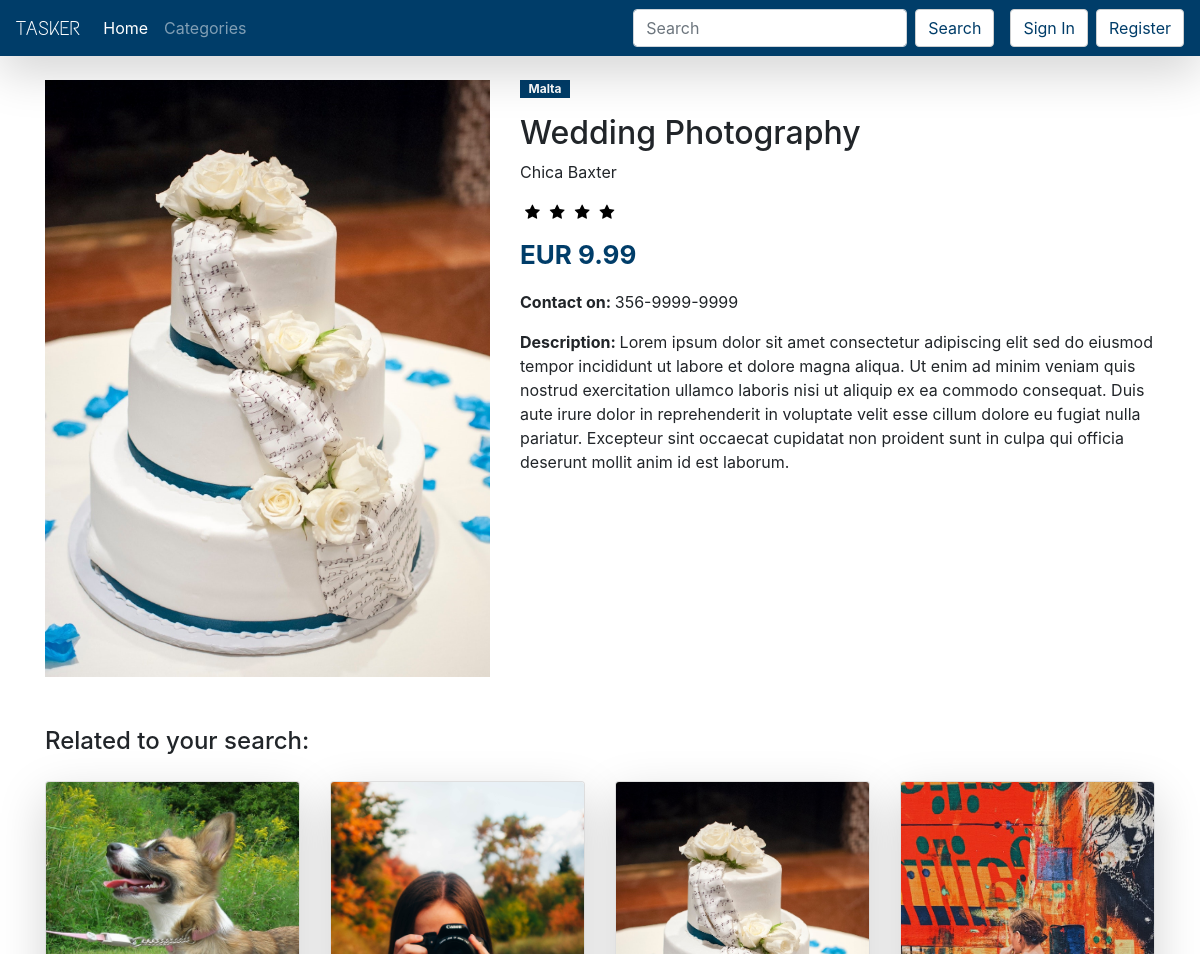
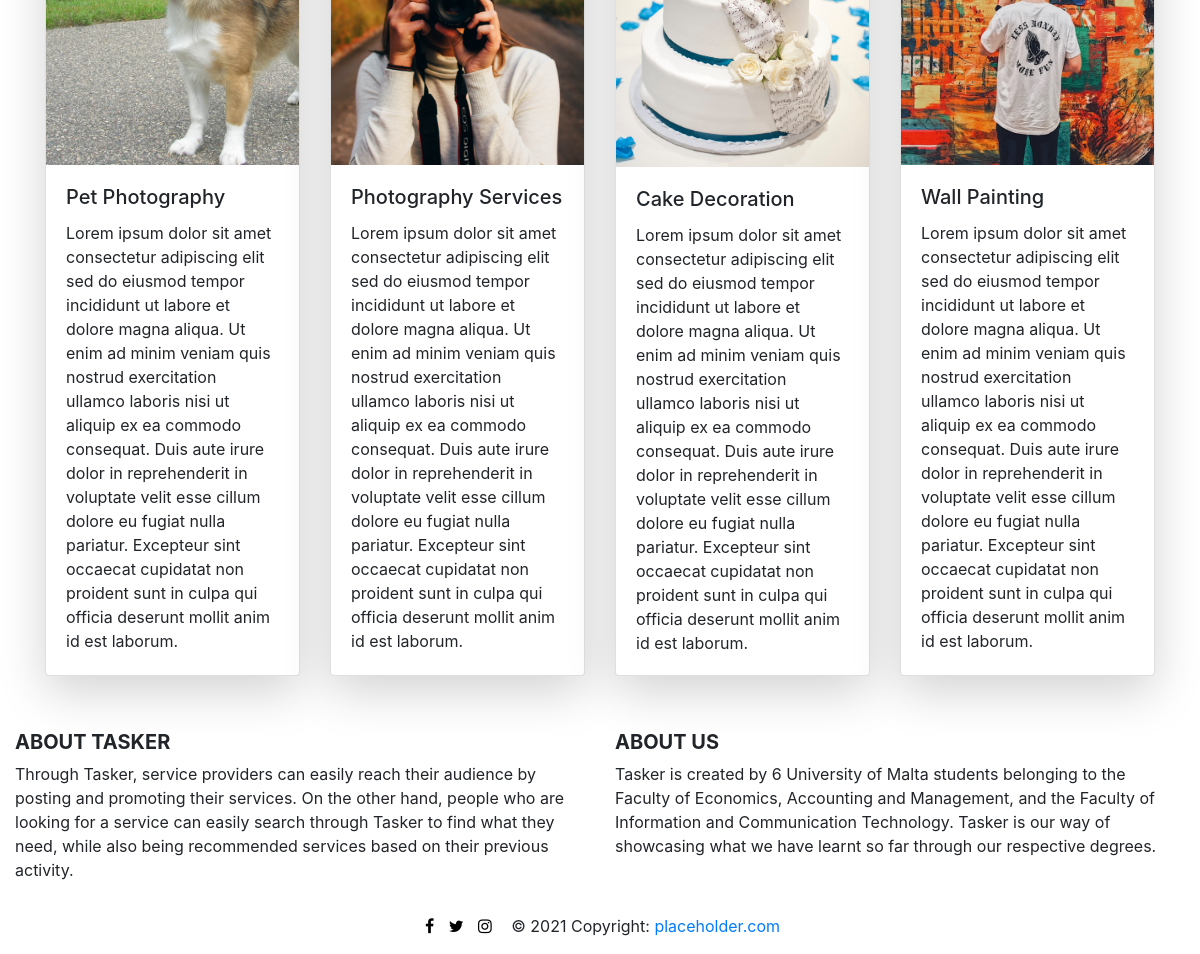
/ProductPage/productpage.php?serviceid=103, run on the app's committed database (2 pictures, top to bottom).
### tables this page shows
CREATE TABLE `servicetable` (
  `ageGroup0` int(7) NOT NULL DEFAULT '0',
  `ageGroup1` int(7) NOT NULL DEFAULT '0',
  `ageGroup2` int(7) NOT NULL DEFAULT '0',
  `ageGroup3` int(7) NOT NULL DEFAULT '0',
  `ageGroup4` int(7) NOT NULL DEFAULT '0',
  `ageGroup5` int(7) NOT NULL DEFAULT '0',
  `category` varchar(255) NOT NULL,
  `country` tinytext NOT NULL,
  `description` mediumtext,
  `email` tinytext NOT NULL,
  `id` int(11) NOT NULL,
  `images` mediumtext NOT NULL,
  `isPremium` tinyint(1) NOT NULL,
  `latitude` decimal(4,4) NOT NULL DEFAULT '0.0000',
  `location` mediumtext NOT NULL,
  `longitude` decimal(4,4) NOT NULL DEFAULT '0.0000',
  `mobile` varchar(15) DEFAULT NULL,
  `popularity` decimal(9,2) NOT NULL DEFAULT '0.00',
  `price` decimal(13,2) NOT NULL,
  `rating` decimal(2,1) NOT NULL DEFAULT '0.0',
  `telephone` varchar(15) DEFAULT NULL,
  `title` tinytext NOT NULL,
  `userId` int(11) NOT NULL
);

CREATE TABLE `usertable` (
  `address` mediumtext,
  `bio` text,
  `country` tinytext NOT NULL,
  `dateOfBirth` date NOT NULL,
  `description` mediumtext,
  `email` tinytext NOT NULL,
  `firstName` tinytext NOT NULL,
  `id` int(11) NOT NULL,
  `joinDate` date NOT NULL,
  `lastName` tinytext NOT NULL,
  `likes` longtext,
  `mobile` varchar(15) DEFAULT NULL,
  `password` longtext NOT NULL,
  `picture` tinytext,
  `telephone` varchar(15) DEFAULT NULL
);

### ProductPage/productpage.php (the view, shortened to what this page needs)
<?php
    include 'server.php';
?>
<!doctype html>
<html lang="en">
    <head>
        <link rel="stylesheet" href="https://stackpath.bootstrapcdn.com/bootstrap/4.4.1/css/bootstrap.min.css">
        <link href="style.css" rel="stylesheet">
        <link href="https://stackpath.bootstrapcdn.com/font-awesome/4.7.0/css/font-awesome.min.css" rel="stylesheet">
    </head>
    <body>
        <nav class="navbar shadow-lg sticky-top navbar-expand-lg navbar-dark" style="background-color: #003d69">
            <a class="navbar-brand logo" href="home.php">TASKER</a>
            <div class="collapse navbar-collapse" id="navbarSupportedContent">
                <ul class="navbar-nav mr-auto">
                    <li class="nav-item active">
                        <a class="nav-link" href="home.php">Home <span class="sr-only">(current)</span></a>
                    </li>
                    <li class="nav-item">
                        <a class="nav-link" href="categories.php">Categories</a>
                    </li>
                </ul>
                <form class="form-inline my-2 my-lg-0 mr-3">
                    <input class="form-control mr-sm-2" type="search" placeholder="Search" aria-label="Search">
                    <button class="btn btn-light my-2 my-sm-0" type="submit">Search</button>
                </form>
                <?php
                    if(isset($_SESSION['userId'])){
                        echo "<form method = \"POST\">
                        <button name=\"signout-button\" type=\"submit\" class=\"btn btn-outline-light my-2 my-sm-0 mr-2\">Sign Out</button>
                        </form>";
                    }
                    else{
                        echo "<a type=\"button\" class=\"btn btn-outline-light my-2 my-sm-0 mr-2\" href=\"signin.php\">Sign In</a>
                        <a type=\"button\" class=\"btn btn-outline-light my-2 my-sm-0\" href=\"register.php\">Register</a>";
                    }
                ?>
            </div>
        </nav>
        <div class="container mt-4">
            <div class="row">
                <?php
                    $serviceID = $_GET['serviceid'];
                    $getService = "SELECT * FROM servicetable WHERE id='$serviceID'";
                    $statement = mysqli_stmt_init($db);
                    $getPopularity = mysqli_query($db, "SELECT popularity FROM servicetable WHERE id='$serviceID'");
                    $tmp = mysqli_fetch_assoc($getPopularity)['popularity'];
                    $newVal = $tmp + 0.01;
                    mysqli_query($db, "UPDATE servicetable SET popularity=$newVal WHERE id=$serviceID");
                    if(mysqli_stmt_prepare($statement, $getService)){
                        mysqli_stmt_execute($statement);
                        $result = mysqli_stmt_get_result($statement);
                        if ($row = mysqli_fetch_assoc($result)) {
                            echo '<div class="col-md-5">
                                <img style="width: inherit; height: inherit;" src="'.$row['images'].'" onerror="this.src=\'images/nia.png\';">
                            </div>';
                        }
                        else{
                            header("Location: 404page.php");
                            exit();
                        }
                    }
                ?>
                <div class="col-md-7">
                    <p class="location text-center"><?php echo $row['country'] ?></p>
                    <h2><?php echo $row['title'] ?></h2>
                    <?php
                        $serviceOwnerID = $row['userId'];
                        $getUser = "SELECT * FROM usertable WHERE id='$serviceOwnerID'";
                        $statement = mysqli_stmt_init($db);
                        if(mysqli_stmt_prepare($statement, $getUser)){
                            mysqli_stmt_execute($statement);
                            $result = mysqli_stmt_get_result($statement);
                            if ($userRow = mysqli_fetch_assoc($result)) {
                                echo '<p>'.$userRow['firstName'].' '.$userRow['lastName'].'</p>';
                            }
                            else{
                                header("Location: 404page.php?");
                                exit();
                            }
                        }
                    ?>
                    <div class="stars">
                        <?php
                            $rating = (float)$row['rating'];
                            $fullStars = floor($rating);
                            if($rating == 0){
                                echo '<p style=\'margin-bottom: 0; font-style: italic;\'>No Ratings</p>';
                            }
                            else{
                                for ($i=0; $i < $fullStars; $i++) {
                                    echo '<i class="fa fa-star"></i>';
                                }
                            }
                        ?>
                    </div>
                    <p class="price">EUR <?php echo $row['price'] ?></p>
                    <p><b>Contact on: </b><?php echo $row['mobile'] ?></p>
                    <p><b>Description: </b><?php echo $row['description'] ?></p>
                    <p>&nbsp</p>
                </div>
            </div>
            <div style="margin-top: 50px;" class="related">
            <h4>Related to your search:</h4>
            <div class="card-deck" style="margin-top: 25px;">
                <?php
                    $shownServiceIDs = array();
                    array_push($shownServiceIDs, $serviceID);
                    $serviceCateg = $row['category'];
                    $getRelServices = "SELECT * FROM servicetable WHERE category='$serviceCateg'";
                    $statement = mysqli_stmt_init($db);
                    if(mysqli_stmt_prepare($statement, $getRelServices)){
                        mysqli_stmt_execute($statement);
                        $result = mysqli_stmt_get_result($statement);
                        $serviceNum = 0;
                        while ($relRow = mysqli_fetch_assoc($result) and $serviceNum < 4) {
                            if($relRow['id'] != $serviceID){
                                echo '<div class="card shadow-lg">
                                    <img class="card-img-top" src="'.$relRow['images'].'" onerror="this.src=\'images/nia.png\';" alt="Card image cap">
                                    <div class="card-body">
                                        <h5 class="card-title">'.$relRow['title'].'</h5>
                                        <p class="card-text">'.$relRow['description'].'</p>
                                    </div>
                                </div>';
                                array_push($shownServiceIDs, $relRow['id']);
                                $serviceNum++;
                            }
                        }
                        if($serviceNum < 4){
                            $getOtherServices = "SELECT * FROM servicetable";
                            $statement = mysqli_stmt_init($db);
                            if(mysqli_stmt_prepare($statement, $getOtherServices)){
                                mysqli_stmt_execute($statement);
                                $result = mysqli_stmt_get_result($statement);
                                while ($relRow = mysqli_fetch_assoc($result) and $serviceNum < 4) {
                                    if(!in_array($relRow['id'], $shownServiceIDs)){
                                        echo '<div class="card shadow-lg">
                                            <img class="card-img-top" src="'.$relRow['images'].'" onerror="this.src=\'images/nia.png\';" alt="Card image cap">
                                            <div class="card-body">
                                                <h5 class="card-title">'.$relRow['title'].'</h5>
                                                <p class="card-text">'.$relRow['description'].'</p>
                                            </div>
                                        </div>';
                                        $serviceNum++;
                                    }
                                }
                            }
                        }
                    }
                ?>
            </div>
        </div>
        </div>
        <footer class="page-footer font-small teal pt-4">
        <div class="container-fluid text-center text-md-left">
            <div class="row">
                <div class="col-md-6 mt-md-0 mt-3">
                    <h5 class="text-uppercase font-weight-bold">About Tasker</h5>
                    <p>Through Tasker, service providers can easily reach their audience by posting and promoting their services. On the other hand,
                        people who are looking for a service can easily search through Tasker to find what they need, while also being recommended services
                        based on their previous activity.
                    </p>
                </div>
                <div class="col-md-6 mb-md-0 mb-3">
                    <h5 class="text-uppercase font-weight-bold">About Us</h5>
                    <p>Tasker is created by 6 University of Malta students belonging to the Faculty of Economics,
                        Accounting and Management, and the Faculty of Information and Communication Technology. Tasker is our way
                        of showcasing what we have learnt so far through our respective degrees.</p>
                </div>
            </div>
        </div>
        <div class="footer-copyright text-center py-3">
            <a href="https://www.facebook.com/" class="fa fa-facebook"></a>
            <a href="https://twitter.com/" class="fa fa-twitter"></a>
            <a href="https://www.instagram.com/" class="fa fa-instagram"></a>
            © <?php echo date("Y")?> Copyright:
            <a href="https://placeholder.com/"> placeholder.com</a>
        </div>
        </footer>
    </body>
</html>

### ProductPage/style.css (style rules this page uses)
.container { margin-top: 100px; }
.location { background: #003d69; width: 50px; color: white; font-size: 12px; font-weight: bold; }
.stars { height: 15px; }
.price { color: #003d69; font-size: 26px; font-weight: bold; padding-top: 20px; }
.related { padding-bottom: 30px; }
.fa { color: #000; text-decoration: none; padding: 0px 5px; }
.fa-instagram { padding-right: 15px; }
.logo, #home-logo { font-family: textMeOne; }
.navbar-collapse .btn { color: #003d69; border-color: #cccecf; background-color: #ffffff; }

### data on the page
servicetable: images (picture), country "Malta", title "Wedding Photography", rating 4 (drawn), price "9.99", mobile "356-9999-9999", description "Lorem ipsum dolor sit amet consectetur adipiscing elit sed do eiusmod tempor incididunt ut labore et dolore magna aliqua. Ut enim ad minim veniam quis nostrud exercitation ullamco laboris nisi ut aliquip ex ea commodo consequat. Duis aute irure dolor in reprehenderit in voluptate velit esse cillum dolore eu fugiat nulla pariatur. Excepteur sint occaecat cupidatat non proident sunt in culpa qui officia deserunt mollit anim id est laborum."
usertable: firstName "Chica", lastName "Baxter"
servicetable: images (picture), title "Pet Photography", description "Lorem ipsum dolor sit amet consectetur adipiscing elit sed do eiusmod tempor incididunt ut labore et dolore magna aliqua. Ut enim ad minim veniam quis nostrud exercitation ullamco laboris nisi ut aliquip ex ea commodo consequat. Duis aute irure dolor in reprehenderit in voluptate velit esse cillum dolore eu fugiat nulla pariatur. Excepteur sint occaecat cupidatat non proident sunt in culpa qui officia deserunt mollit anim id est laborum."
servicetable: images (picture), title "Photography Services", description "Lorem ipsum dolor sit amet consectetur adipiscing elit sed do eiusmod tempor incididunt ut labore et dolore magna aliqua. Ut enim ad minim veniam quis nostrud exercitation ullamco laboris nisi ut aliquip ex ea commodo consequat. Duis aute irure dolor in reprehenderit in voluptate velit esse cillum dolore eu fugiat nulla pariatur. Excepteur sint occaecat cupidatat non proident sunt in culpa qui officia deserunt mollit anim id est laborum."
servicetable: images (picture), title "Cake Decoration", description "Lorem ipsum dolor sit amet consectetur adipiscing elit sed do eiusmod tempor incididunt ut labore et dolore magna aliqua. Ut enim ad minim veniam quis nostrud exercitation ullamco laboris nisi ut aliquip ex ea commodo consequat. Duis aute irure dolor in reprehenderit in voluptate velit esse cillum dolore eu fugiat nulla pariatur. Excepteur sint occaecat cupidatat non proident sunt in culpa qui officia deserunt mollit anim id est laborum."
servicetable: images (picture), title "Wall Painting", description "Lorem ipsum dolor sit amet consectetur adipiscing elit sed do eiusmod tempor incididunt ut labore et dolore magna aliqua. Ut enim ad minim veniam quis nostrud exercitation ullamco laboris nisi ut aliquip ex ea commodo consequat. Duis aute irure dolor in reprehenderit in voluptate velit esse cillum dolore eu fugiat nulla pariatur. Excepteur sint occaecat cupidatat non proident sunt in culpa qui officia deserunt mollit anim id est laborum."
